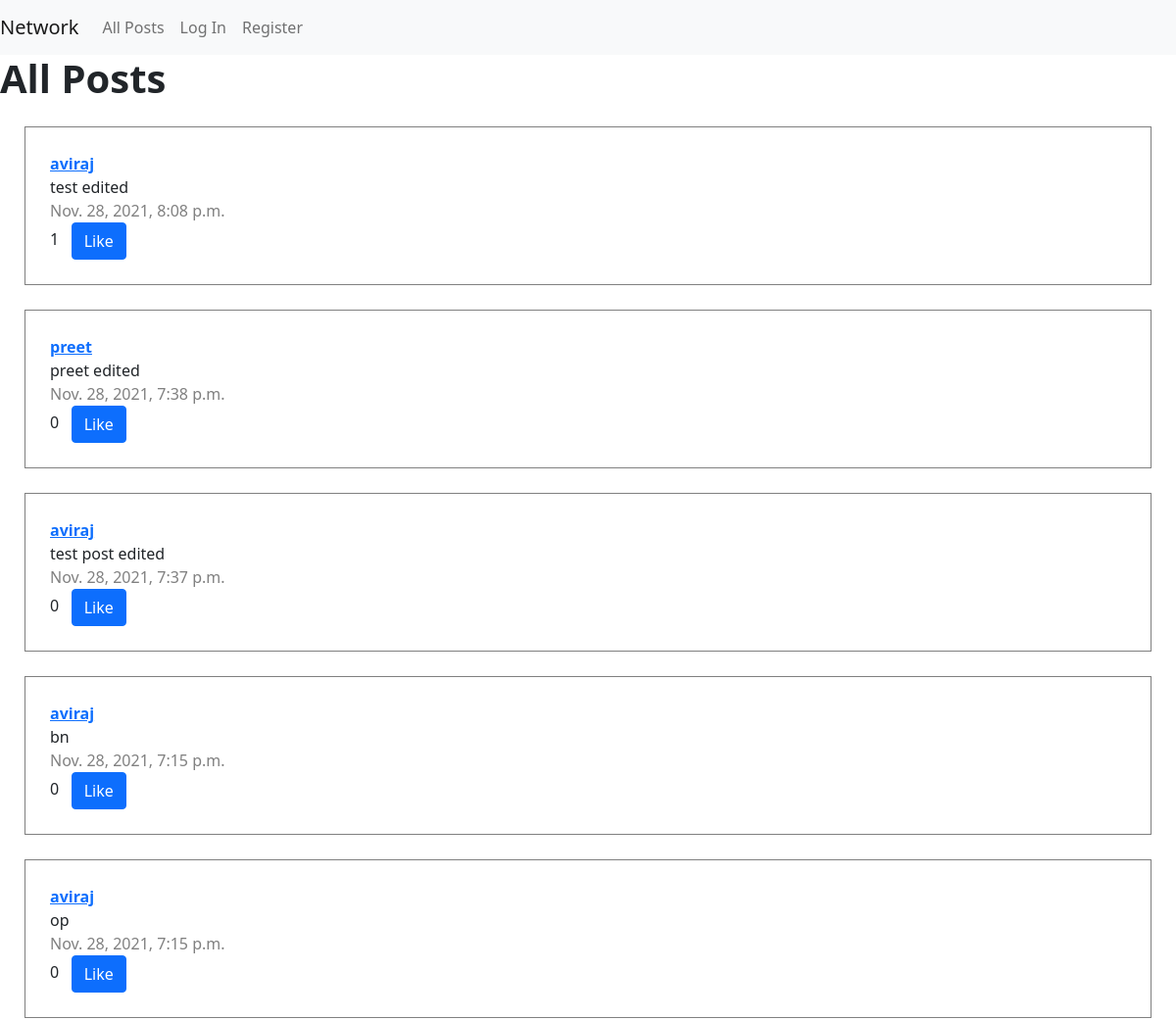
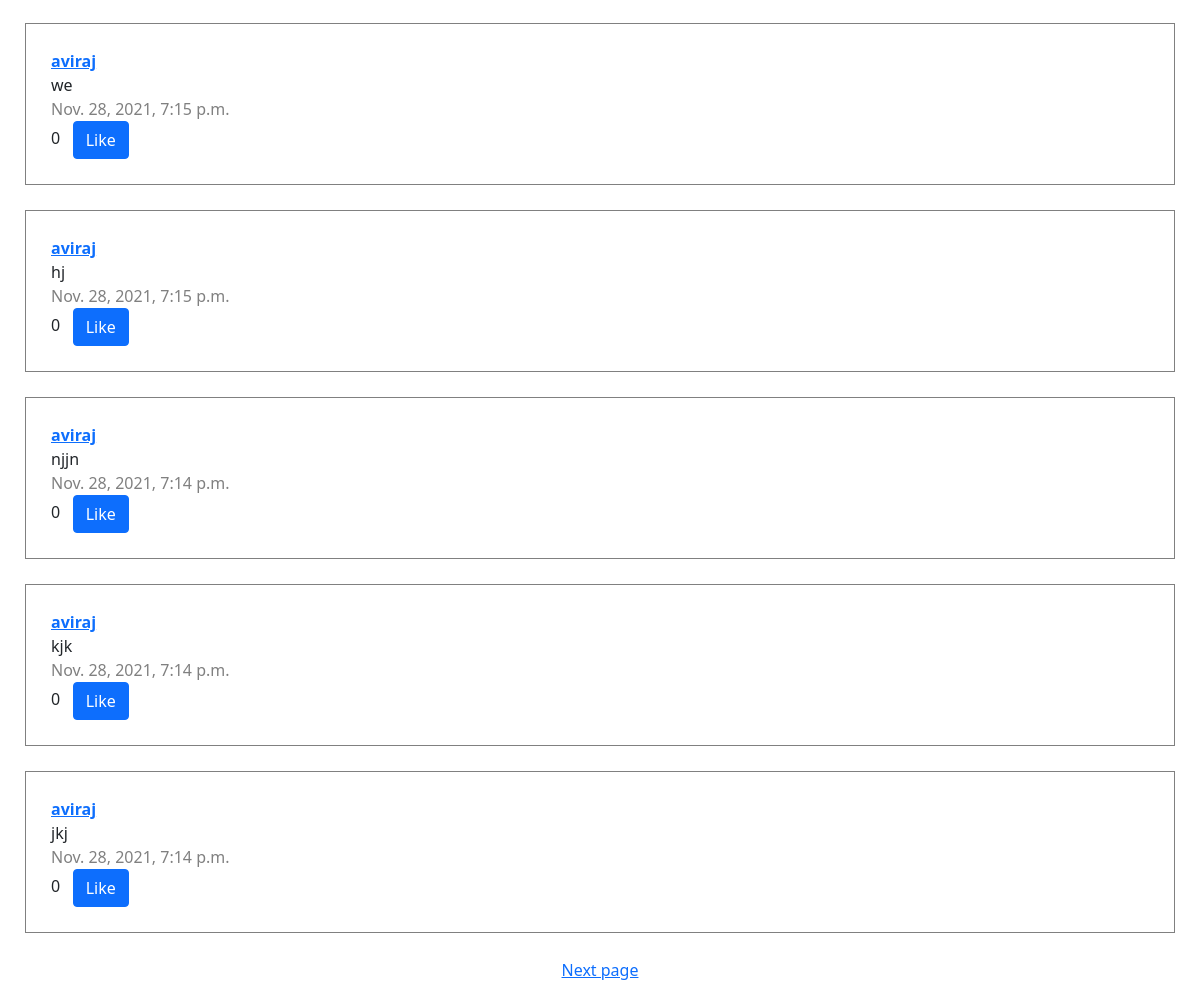
The page / on the database its author committed (2 pictures, top to bottom).
### network/models.py (models this page shows, shortened)
class Post(models.Model):
    user = models.ForeignKey(settings.AUTH_USER_MODEL, on_delete=models.CASCADE, related_name="posts")
    content = models.TextField(blank=False)
    date = models.DateTimeField(default=None)
    likes = models.IntegerField(default=0)

class User(AbstractUser):
    pass

### network/views.py (the view)
# urls.py: path("", views.index, name="index"),
def index(request):
    followes = False
    profil = False
    indice = True
    if request.method == "POST":
        content = request.POST["Newpost"]
        Post.objects.create(user=request.user,content=content,date=datetime.datetime.now())
        return HttpResponseRedirect(reverse("index"))
    else:
        allPosts = Post.objects.all()
        allPosts = allPosts.order_by("-date")
        post_paginator = Paginator(allPosts, 10)
        page_number = request.GET.get('page')
        posts = post_paginator.get_page(page_number)
        likees = []
        likeposts = LikedPosts.objects.filter(user=request.user.username)
        for post in likeposts:
            likees.append(post.post)
        return render(request,"network/index.html",{
            "allPosts" : allPosts,
            "page":posts,
            "profil":profil,
            "indice": indice,
            "likees": likees
            })

### network/templates/network/index.html (shortened to what this page needs)
{% extends "network/layout.html" %}
{% block body %}
    {% if indice %}
    <h1><strong>All Posts</strong></h1>
    </div>
    {% endif %}
    {% for posts in page.object_list %}
    <div style="border: 1px solid gray;padding: 25px; margin: 25px;" id="post-{{posts.id}}">
    <div id="content-{{posts.id}}">
    <strong><a href="{% url 'profile' posts.user %}">{{posts.user}}</a></strong>
    <br>
    <div id="value-{{posts.id}}">{{posts.content}}</div>
    <div style="color: gray;">{{posts.date}}</div>
    <span id="like-{{posts.id}}">{{posts.likes}}</span>&nbsp;&nbsp;
    {% if posts.id not in likees %}
    <button type="button" id="button-{{posts.id}}" class="btn btn-primary" data-postid="{{posts.id}}" onclick="liked(this)">Like</button>
    {% else %}
    <button type="button" class="btn btn-primary" onclick="liked(this)" id="button-{{posts.id}}" data-postid="{{posts.id}}">Unlike</button>
    {% endif %}
    </div>
    </div>
    {% endfor%}
    <center>
        <div class="page-links">
        {% if page.has_next %}
        <a href="{% url 'index' %}?page={{ page.next_page_number }}">Next page</a>
        {% endif %}
    </div>
    </center>
{% endblock %}

### network/templates/network/layout.html (shortened to what this page needs)
{% load static %}
<!DOCTYPE html>
<html lang="en">
    <head>
        <link href="https://cdn.jsdelivr.net/npm/bootstrap@5.1.3/dist/css/bootstrap.min.css" rel="stylesheet">
        <link href="{% static 'network/styles.css' %}" rel="stylesheet">
    </head>
    <body>
        <nav class="navbar navbar-expand-lg navbar-light bg-light">
            <a class="navbar-brand" href="#">Network</a>
            <div>
              <ul class="navbar-nav mr-auto">
                <li class="nav-item">
                  <a class="nav-link" href="{% url 'index' %}">All Posts</a>
                </li>
                {% if user.is_authenticated %}
                    <li class="nav-item">
                        <a class="nav-link" href="{% url 'following' %}">Following</a>
                    </li>
                    <li class="nav-item">
                        <a class="nav-link" href="{% url 'logout' %}">Log Out</a>
                    </li>
                {% else %}
                    <li class="nav-item">
                        <a class="nav-link" href="{% url 'login' %}">Log In</a>
                    </li>
                    <li class="nav-item">
                        <a class="nav-link" href="{% url 'register' %}">Register</a>
                    </li>
                {% endif %}
              </ul>
            </div>
          </nav>
        <div class="body">
            {% block body %}
            {% endblock %}
    </body>
</html>

### rows shown on the page
Post: user "aviraj", content "test edited", date "Nov. 28, 2021, 8:08 p.m.", likes "1"
Post: user "preet", content "preet edited", date "Nov. 28, 2021, 7:38 p.m.", likes "0"
Post: user "aviraj", content "test post edited", date "Nov. 28, 2021, 7:37 p.m.", likes "0"
Post: user "aviraj", content "bn", date "Nov. 28, 2021, 7:15 p.m.", likes "0"
Post: user "aviraj", content "op", date "Nov. 28, 2021, 7:15 p.m.", likes "0"
Post: user "aviraj", content "we", date "Nov. 28, 2021, 7:15 p.m.", likes "0"
Post: user "aviraj", content "hj", date "Nov. 28, 2021, 7:15 p.m.", likes "0"
Post: user "aviraj", content "njjn", date "Nov. 28, 2021, 7:14 p.m.", likes "0"
Post: user "aviraj", content "kjk", date "Nov. 28, 2021, 7:14 p.m.", likes "0"
Post: user "aviraj", content "jkj", date "Nov. 28, 2021, 7:14 p.m.", likes "0"
